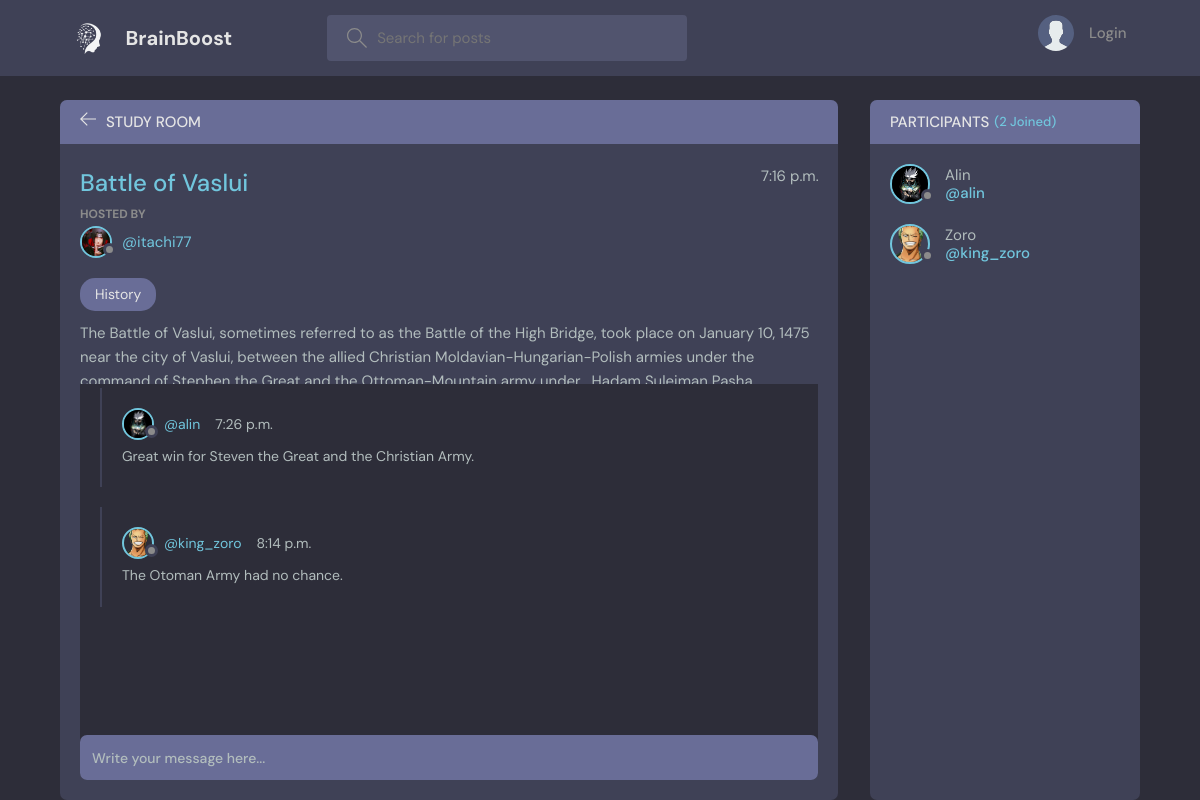
The page /room/1/ on the database its author committed.
### core/models.py (models this page shows, shortened)
class Room(models.Model):
    host = models.ForeignKey(User, on_delete=models.SET_NULL, null=True)
    topic = models.ForeignKey(Topic, on_delete=models.SET_NULL, null=True)
    name = models.CharField(max_length=200)
    description = models.TextField(null=True, blank=True)
    participants = models.ManyToManyField(User, related_name='participants', blank=True)
    updated = models.TimeField(auto_now =True)
    created = models.TimeField(auto_now_add=True)
    class Meta:
        ordering = ['updated', 'created']

class User(AbstractUser):
    name = models.CharField(max_length=200, null=True)
    email = models.EmailField( unique=True, null=True)
    bio = models.TextField(null=True)
    avatar = models.ImageField(null=True, default='avatar.svg')
    USERNAME_FIELD = 'email'
    REQUIRED_FIELDS = []

class Topic(models.Model):
    name = models.CharField(max_length=200)
    def __str__(self):
        return self.name

class Message(models.Model):
    user = models.ForeignKey(User, on_delete=models.CASCADE)
    room = models.ForeignKey(Room, on_delete=models.CASCADE)
    body = models.TextField()
    updated = models.TimeField(auto_now=True)
    created = models.TimeField(auto_now_add=True)

### core/views.py (the view, shortened to what this page needs)
# urls.py: path('room/<str:pk>/', views.room, name="room"),
def room(request, pk):
    room = Room.objects.get(id=pk)
    room_messages = room.message_set.all()
    participants = room.participants.all()
    context = {'room': room, 'room_messages': room_messages,
               'participants': participants}
    return render(request, 'core/room.html', context)

### core/templates/core/room.html (shortened to what this page needs)
{% extends 'core/main.html' %}
{% block content %}
<main class="profile-page layout layout--2">
  <div class="container">
    <div class="room">
      <div class="room__top">
        <div class="room__topLeft">
          <a href="{% url 'home' %}">
            <svg version="1.1" xmlns="http://www.w3.org/2000/svg" width="32" height="32" viewBox="0 0 32 32">
              <title>arrow-left</title>
              <path
                d="M13.723 2.286l-13.723 13.714 13.719 13.714 1.616-1.611-10.96-10.96h27.625v-2.286h-27.625l10.965-10.965-1.616-1.607z">
              </path>
            </svg>
          </a>
          <h3>Study Room</h3>
        </div>
      </div>
      <div class="room__box scroll">
        <div class="room__header scroll">
          <div class="room__info">
            <h3>{{room.name}}</h3>
            <span>{{room.created}}</span>
          </div>
          <div class="room__hosted">
            <p>Hosted By</p>
            <a href="{% url 'user-profile' room.host.id %}" class="room__author">
              <div class="avatar avatar--small">
                <img src="{{room.host.avatar.url}}" />
              </div>
              <span>@{{room.host.username}}</span>
            </a>
          </div>
          <span class="room__topics">{{room.topic}}</span>
          <div class="room__description">
            <span>{{room.description}}</span>
          </div>
        </div>
        <div class="room__conversation">
          <div class="threads scroll">
            {% for message in room_messages %}
            <div class="thread">
              <div class="thread__top">
                <div class="thread__author">
                  <a href="{% url 'user-profile' message.user.id %}" class="thread__authorInfo">
                    <div class="avatar avatar--small">
                      <img src="{{message.user.avatar.url}}" />
                    </div>
                    <span>@{{message.user.username}}</span>
                  </a>
                  <span class="thread__date">{{message.created}} </span>
                </div>
              </div>
              <div class="thread__details">
                {{message.body}}
              </div>
            </div>
            {% endfor %}
          </div>
        </div>
      </div>
      <div class="room__message">
        <form action="" method="POST">
          <input name="body" placeholder="Write your message here..." />
        </form>
      </div>
    </div>
    <div class="participants">
      <h3 class="participants__top">Participants <span>({{participants.count}} Joined)</span></h3>
      <div class="participants__list scroll">
        {% for user in participants %}
        <a href="{%  url 'user-profile' user.id %}" class="participant">
          <div class="avatar avatar--medium">
            <img src="{{user.avatar.url}}" />
          </div>
          <p>
            {{user.name}}
            <span>@{{user.username}}</span>
          </p>
        </a>
        {% endfor %}
      </div>
    </div>
  </div>
</main>
{% endblock content %}

### rows shown on the page
Room: name "Battle of Vaslui", created "7:16 p.m.", host.avatar (picture), host.username "itachi77", topic "History", description "The Battle of Vaslui, sometimes referred to as the Battle of the High Bridge, took place on January 10, 1475 near the city of Vaslui, between the allied Christian Moldavian-Hungarian-Polish armies under the…"
Message: user.avatar (picture), user.username "alin", created "7:26 p.m.", body "Great win for Steven the Great and the Christian Army."
Message: user.avatar (picture), user.username "king_zoro", created "8:14 p.m.", body "The Otoman Army had no chance."
User: avatar (picture), name "Alin", username "alin"
User: avatar (picture), name "Zoro", username "king_zoro"

### other values the page prints
{{ participants.count }} "2"
